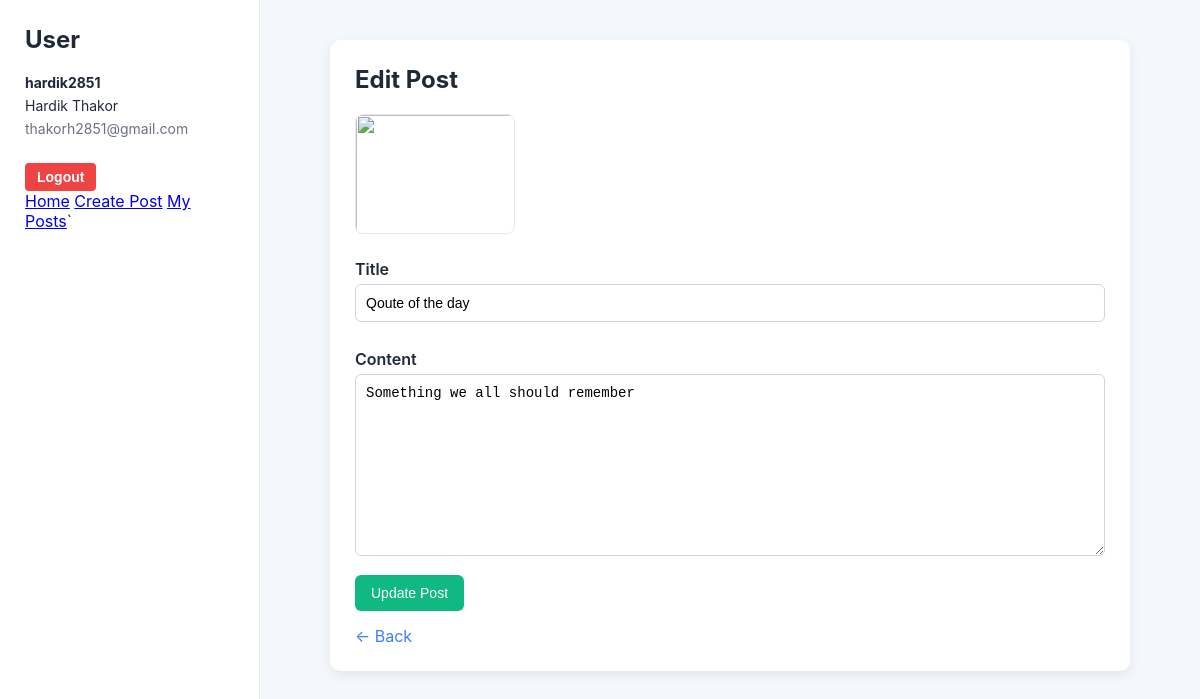
Before: /blogs/edit/5/ (signed in) with the older database file.
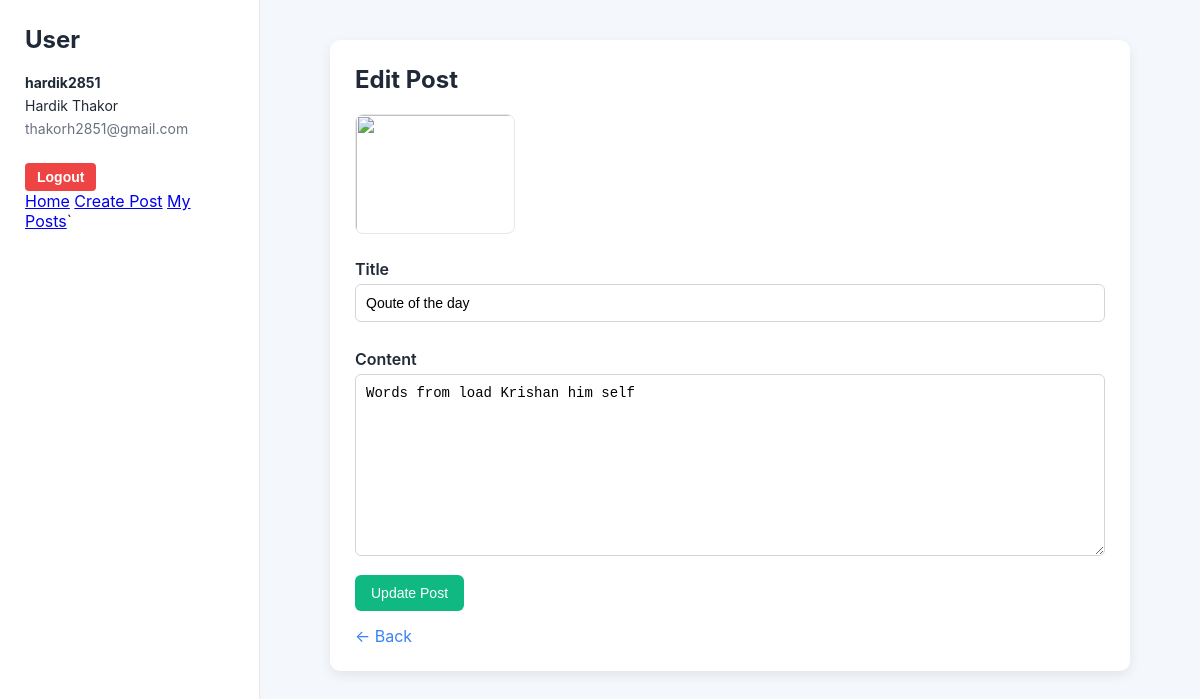
After: the same page with the newer database file.
### blogs/models.py (models this page shows, shortened)
class Post(models.Model):
    title = models.CharField(max_length=200)
    maincontent = models.TextField()
    author = models.ForeignKey(
        settings.AUTH_USER_MODEL,
        on_delete=models.CASCADE,
        related_name="posts"
    )
    datecreated = models.DateTimeField(auto_now_add=True)
    dateedited = models.DateTimeField(auto_now=True)
    image = CloudinaryField('image', blank=True, null=True)

### blogs/views.py (the view)
# urls.py: path('edit/<int:post_id>/',editpost,name='editpost')
@login_required
def editpost(request,post_id):
    post = get_object_or_404(Post, id=post_id)
    if request.user != post.author:
        return redirect('blogs:home')
    if request.method == "POST":
        form = EditPostForm(request.POST, instance=post)
        if form.is_valid():
            form.save()
            return redirect('blogs:postdetail', post.id)
    else:
        form = PostForm(instance=post)
    return render(request, 'blogs/editpost.html', {
        'form': form,
        'post': post
    })

### blogs/forms.py (shortened to what this page needs)
class PostForm(forms.ModelForm):
    class Meta:
        model = Post
        fields = ['title', 'maincontent','image']

### blogs/templates/blogs/editpost.html (shortened to what this page needs)
{% extends 'base.html' %}
{% load static %}
{% block extra_css %}
<link rel="stylesheet" href="{% static 'css/blogs.css' %}">
{% endblock %}
{% block content %}
<div class="edit-container">
    <h1>Edit Post</h1>
    {% if post.image %}
        <div class="edit-image-preview">
            <img src="{{ post.image.url }}">
        </div>
    {% endif %}
    <form method="POST">
        <label>Title</label>
        {{ form.title }}
        <label>Content</label>
        {{ form.maincontent }}
        <button type="submit" class="edit-btn">Update Post</button>
    </form>
    <a href="{% url 'blogs:myposts' %}" class="back-link">← Back</a>
</div>
{% endblock %}

Changed rows visible on the page:
changed Post "Qoute of the day": maincontent "Something we all should remember" → "Words from load Krishan him self"
